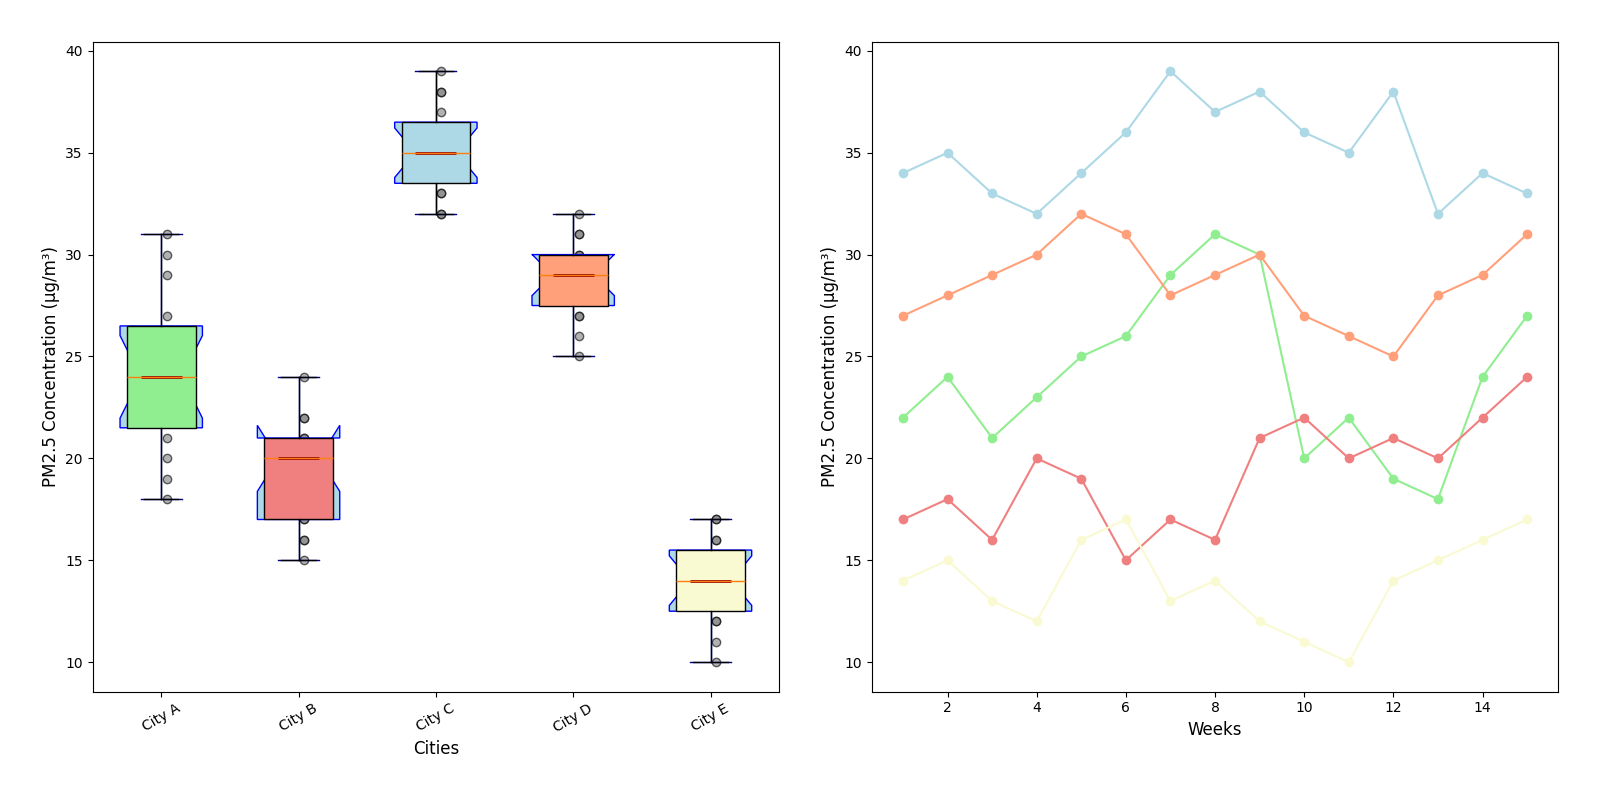

Recreate this plot in Python.
import matplotlib.pyplot as plt
import numpy as np

pollutants_data = {
    "City A": [22, 24, 21, 23, 25, 26, 29, 31, 30, 20, 22, 19, 18, 24, 27],
    "City B": [17, 18, 16, 20, 19, 15, 17, 16, 21, 22, 20, 21, 20, 22, 24],
    "City C": [34, 35, 33, 32, 34, 36, 39, 37, 38, 36, 35, 38, 32, 34, 33],
    "City D": [27, 28, 29, 30, 32, 31, 28, 29, 30, 27, 26, 25, 28, 29, 31],
    "City E": [14, 15, 13, 12, 16, 17, 13, 14, 12, 11, 10, 14, 15, 16, 17]
}

data = [pollutants_data[city] for city in pollutants_data]
cities = list(pollutants_data.keys())

fig, ax = plt.subplots(1, 2, figsize=(16, 8))

ax[0].boxplot(data, patch_artist=True, notch=True, vert=True, widths=0.6,
              boxprops=dict(facecolor='lightblue', color='blue'),
              whiskerprops=dict(color='darkblue'), capprops=dict(color='darkblue'),
              medianprops=dict(color='darkred', linewidth=2))

colors = ['lightgreen', 'lightcoral', 'lightblue', 'lightsalmon', 'lightgoldenrodyellow']
for patch, color in zip(ax[0].boxplot(data, patch_artist=True)['boxes'], colors):
    patch.set_facecolor(color)

for i, city_data in enumerate(data, start=1):
    x_values = np.full(len(city_data), i) + 0.04 
    ax[0].scatter(x_values, city_data, alpha=0.6, color='gray', edgecolor='k')

ax[0].set_xlabel('Cities', fontsize=12)
ax[0].set_ylabel('PM2.5 Concentration (µg/m³)', fontsize=12)
ax[0].set_xticks(np.arange(1, len(cities) + 1))
ax[0].set_xticklabels(cities, rotation=30)

months = np.arange(1, 16)
for i, city in enumerate(cities):
    ax[1].plot(months, data[i], marker='o', color=colors[i])

ax[1].set_xlabel('Weeks', fontsize=12)
ax[1].set_ylabel('PM2.5 Concentration (µg/m³)', fontsize=12)

plt.tight_layout(pad=3.0)
plt.show()
